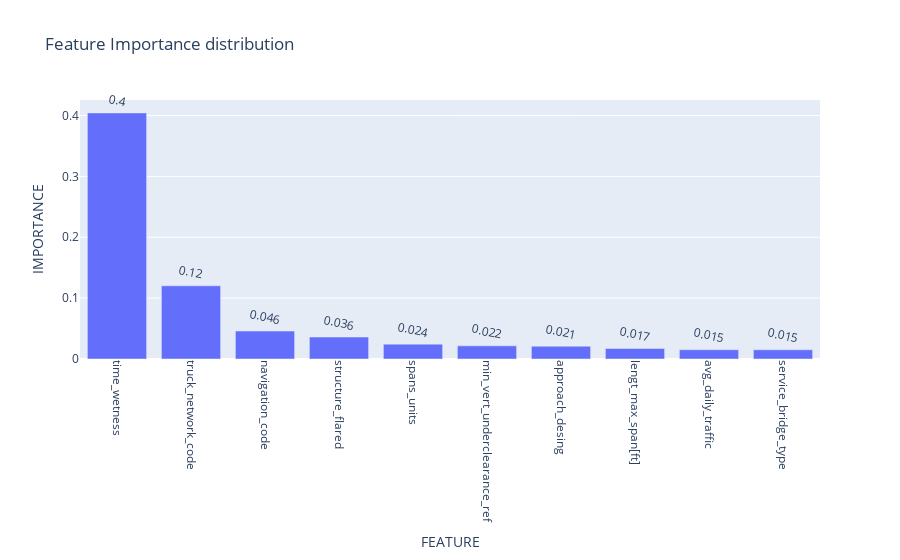

The code cell stored with this chart in its notebook:
### Code cell
df_imp_10 = df_imp.head(10)

fig = px.bar(df_imp_10, x='FEATURE', y='IMPORTANCE', title= 'Feature Importance distribution', barmode='group',
             text_auto='.2',height=800)

fig.update_traces(textfont_size=12, textangle=12, textposition="outside", cliponaxis=False)
fig.update_xaxes(tickangle=90)
fig.show()

### Figure 1 — Plotly figure (JSON) as saved in the notebook; plotly's stock layout.template omitted (floating-point values rounded to 4 significant figures)
{"data": [{"alignmentgroup": "True", "cliponaxis": false, "hovertemplate": "FEATURE=%{x}<br>IMPORTANCE=%{y}<extra></extra>", "legendgroup": "", "marker": {"color": "#636efa", "pattern": {"shape": ""}}, "name": "", "offsetgroup": "", "orientation": "v", "showlegend": false, "textangle": 12, "textfont": {"size": 12}, "textposition": "outside", "texttemplate": "%{y:.2}", "type": "bar", "x": ["time_wetness", "truck_network_code", "navigation_code", "structure_flared", "spans_units", "min_vert_underclearance_ref", "approach_desing", "lengt_max_span[ft]", "avg_daily_traffic", "service_bridge_type"], "xaxis": "x", "y": [0.4042, 0.1203, 0.04593, 0.03609, 0.02442, 0.0216, 0.02101, 0.01728, 0.01527, 0.01516], "yaxis": "y"}], "layout": {"autosize": true, "barmode": "group", "legend": {"tracegroupgap": 0}, "title": {"text": "Feature Importance distribution"}, "xaxis": {"anchor": "y", "autorange": true, "domain": [0, 1], "range": [-0.5, 9.5], "tickangle": 90, "title": {"text": "FEATURE"}, "type": "category"}, "yaxis": {"anchor": "x", "autorange": true, "domain": [0, 1], "range": [0, 0.4255], "title": {"text": "IMPORTANCE"}, "type": "linear"}}}
